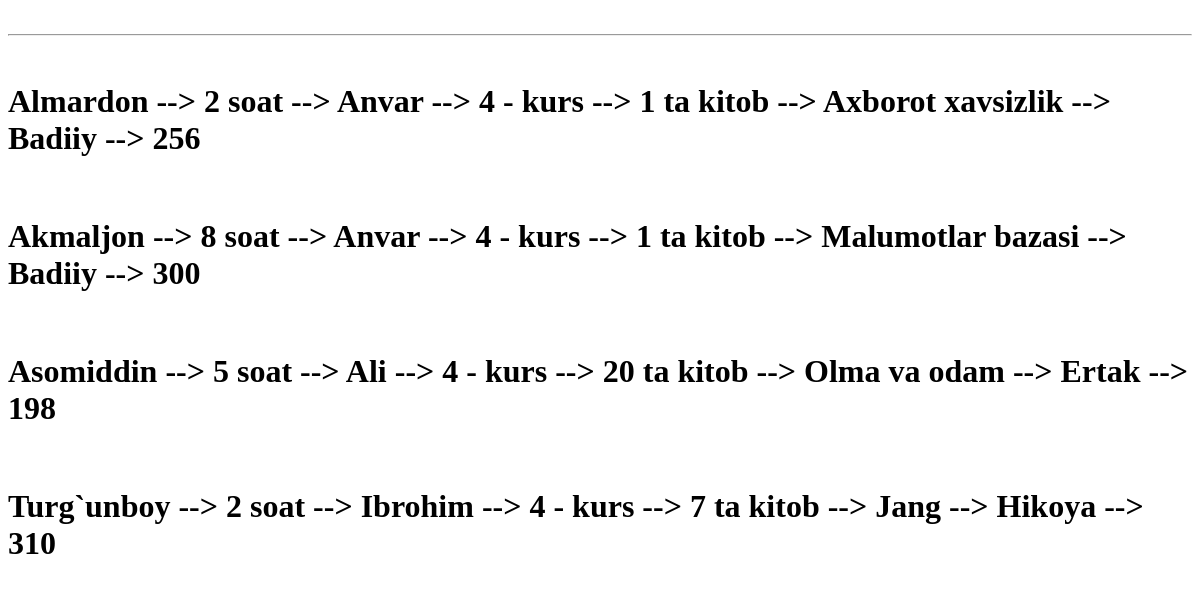
/bitiruvchi_talaba_record/, run on an earlier commit of the app's database.
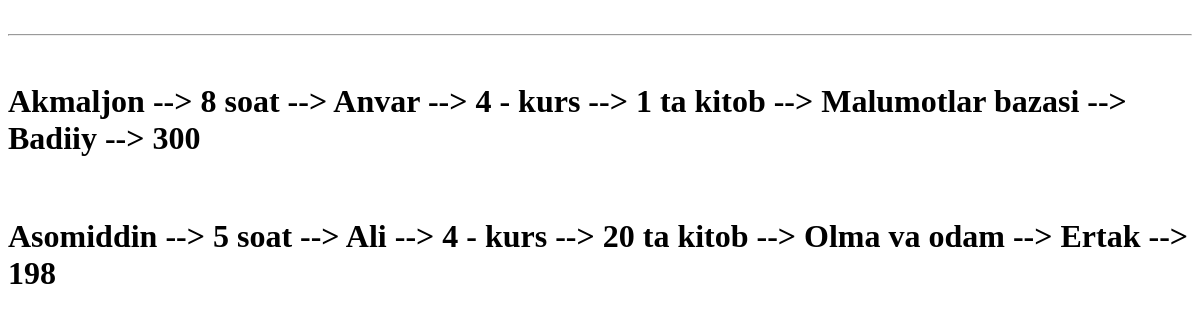
And on a later commit of the database.
### asosiy/models.py (models this page shows)
class Record(models.Model):
    talaba = models.ForeignKey(Talaba, on_delete=models.CASCADE)
    kitob = models.ForeignKey(Kitob, on_delete=models.CASCADE)
    kutubxonachi = models.ForeignKey(Kutubxonachi, on_delete=models.CASCADE)
    olingan_sana = models.DateTimeField(auto_now_add=True)
    qaytardi = models.BooleanField(default=False)
    qaytarish_sana = models.DateTimeField(blank=True, null=True)
    def __str__(self):
        return f"{self.kutubxonachi} --> {self.talaba} --> {self.kitob}"

class Kutubxonachi(models.Model):
    ism = models.CharField(max_length=30)
    ish_vaqti = models.PositiveSmallIntegerField(verbose_name=" necha soat")
    def __str__(self):
        return f"{self.ism} --> {self.ish_vaqti} soat "

class Talaba(models.Model):
    ism = models.CharField(max_length=30)
    kurs = models.PositiveSmallIntegerField()
    kitob_soni = models.PositiveSmallIntegerField()
    def __str__(self):
        return f"{self.ism} --> {self.kurs} - kurs  --> {self.kitob_soni} ta kitob"

class Kitob(models.Model):
    nom = models.CharField(max_length=50)
    janr = models.CharField(max_length=20, choices=JANR)
    sahifa = models.PositiveSmallIntegerField()
    muallif = models.ForeignKey(Muallif, on_delete=models.CASCADE)
    def __str__(self):
        return f"{self.nom} --> {self.janr} --> {self.sahifa}"

### asosiy/views.py (the view)
# urls.py: path('bitiruvchi_talaba_record/', bitiruvchi_talaba_record),
def bitiruvchi_talaba_record(request):
    content = {
        "record": Record.objects.filter(talaba__kurs=4)
    }
    return render(request, "vazifa/bitiruvchi_talaba_record.html", content)

### templates/vazifa/bitiruvchi_talaba_record.html (shortened to what this page needs)
<!DOCTYPE html>
<html lang="en">
<head>
</head>
<body>
    <br>
    <hr>
    {% for m in record %}
    <br>
    <h1>{{m}}</h1>
    {% endfor %}
</body>
</html>

What changed in the data, as far as the page shows it:
removed Record: kutubxonachi+talaba+kitob "Almardon --> 2 soat --> Anvar --> 4 - kurs --> 1 ta kitob --> Axborot xavsizlik --> Badiiy --> 256"
removed Record: kutubxonachi+talaba+kitob "Turg`unboy --> 2 soat --> Ibrohim --> 4 - kurs --> 7 ta kitob --> Jang --> Hikoya --> 310"
